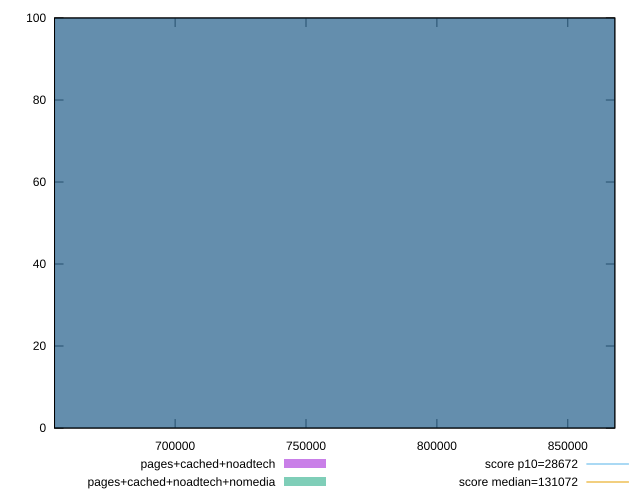

This figure's gnuplot source:
reset

$pagesCachedNoadtech <<EOF
747322.4600281236 100
EOF

$pagesCachedNoadtechNomedia <<EOF
747322.4600281236 100
EOF

set key outside below
set boxwidth 249107.4866760412
set xrange [653932.9833333333:867974.3833333333]
set yrange [0:100]
set trange [0:100]
set style fill transparent solid 0.5 noborder

set parametric
set terminal svg size 640, 500 enhanced background rgb 'white'
set output "report_00019_2021-02-10T18-14-37.922Z//uses-long-cache-ttl/comparison/histogram/2_vs_3.svg"

plot $pagesCachedNoadtech title "pages+cached+noadtech" with boxes, \
     $pagesCachedNoadtechNomedia title "pages+cached+noadtech+nomedia" with boxes, \
     28672,t title "score p10=28672", \
     131072,t title "score median=131072"

reset
